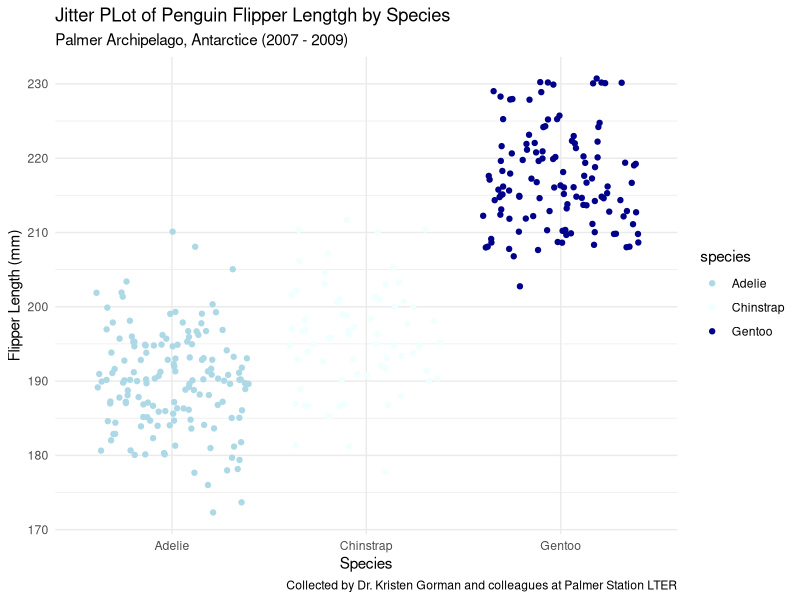

Reproduce this figure in R.
## ---- chunk 1
library(tidyverse)
library(palmerpenguins)

first_fun <- function(x) {
  2*x
}
first_fun(3)
## ---- chunk 2

D(expr = expression((2*(3*x +2)^4) - 5),name = "x")

next_function <- function(x) {
  2 * (4 * (3 * (3 * x + 2)^3))
}
next_function(1.2)
## ---- chunk 3
ggplot(data = penguins, aes(x = species, y = flipper_length_mm)) +
  geom_jitter(aes(color = species)) +
  scale_color_manual(values = c("lightblue" ,"azure", "darkblue")) +
  labs(y = "Flipper Length (mm)",
       x = "Species",
       title = "Jitter PLot of Penguin Flipper Lengtgh by Species",
       subtitle = "Palmer Archipelago, Antarctice (2007 - 2009)",
       caption = "Collected by Dr. Kristen Gorman and colleagues at Palmer Station LTER")+
  theme_minimal()

